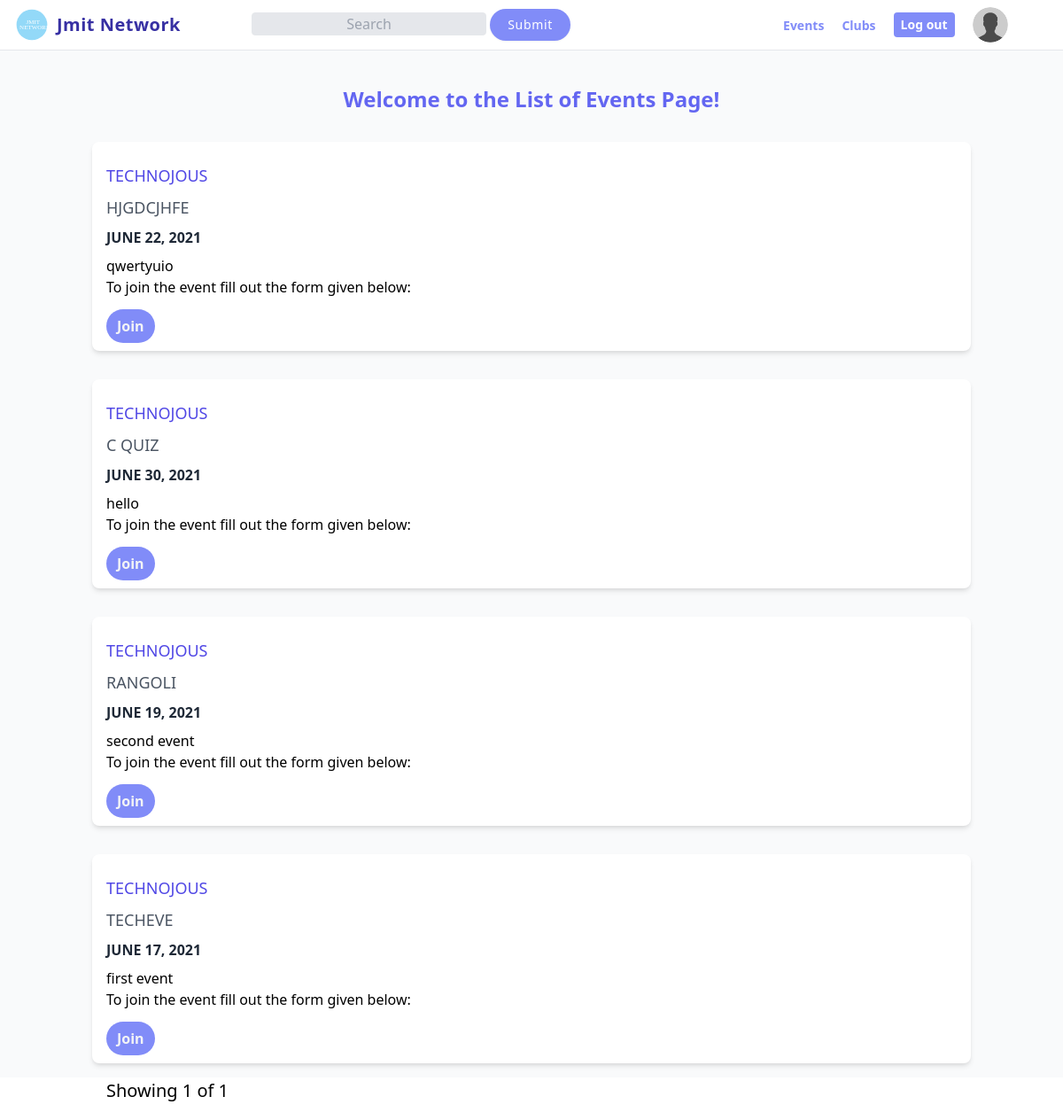
/events/, run on an earlier commit of the app's database.
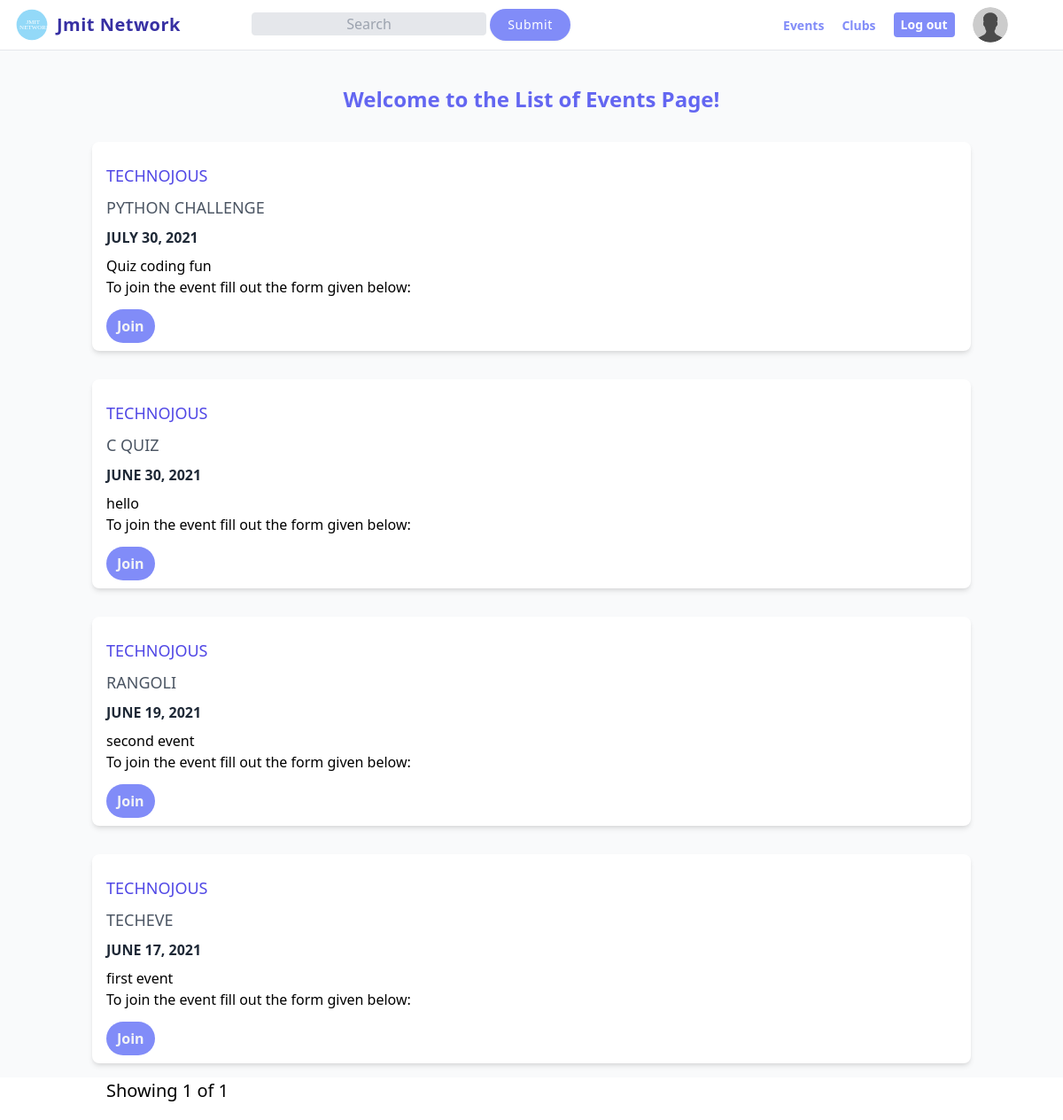
And on a later commit of the database.
### events/models.py (models this page shows, shortened)
class event(models.Model):
    id = models.UUIDField(primary_key=True, default=uuid.uuid4, editable=False)
    club_name= models.ForeignKey(User, on_delete=models.CASCADE)
    event_name=models.CharField(max_length=256)
    description=models.TextField()
    event_date=models.DateField()
    date_created = models.DateTimeField(auto_now_add=True, blank=True)
    link=models.CharField(max_length=1000)

### events/views.py (the view)
# urls.py: path('',views.EventListView.as_view(),name='list'),
class EventListView(ListView):
    model = models.event
    ordering = ['-date_created']
    paginate_by = 4

### templates/events/event_list.html (shortened to what this page needs)
{% extends "base.html" %}
{% load tailwind_filters %}
{%load static%}
{% block container %}
<br><br>
<div>
  <div class="relative items-center justify-center bg-gray-50">
    <h1 class="text-center text-2xl font-bold p-4 text-indigo-500"><br>Welcome to the List of Events Page!</h1>
    {% for i in event_list %}
    <div class=" lg:flex items-center container mx-auto my-auto">
      <div class="wd w-full lg:m-4 shadow-md hover:shadow-lg hover:bg-gray-100 rounded-lg bg-white my-12 mx-8">
        <div class="p-4">
          <h3 class="font-medium text-indigo-600 text-lg my-2 uppercase">{{i.club_name}}</h3>
          <h3 class="font-medium text-gray-600 text-lg my-2 uppercase">{{i.event_name}}</h3>
          <h3 class="font-medium font-bold text-gray-800 text-md my-2 uppercase">{{i.event_date}}</h3>
          <p class="text-justify">
            {{i.description}}
          <br>
          To join the event fill out the form given below:
          </p>
          <div class="mt-5">
            <a href="{{i.link}}" class="hover:bg-indigo-700 rounded-full py-2 px-3 font-semibold hover:text-white bg-indigo-400 text-gray-100">Join</a>
          </div>
        </div>
      </div>
    </div>
    {% endfor %}
  </div>
</div>
{% include 'pagination.html' %}
{% endblock %}

What changed in the data, as far as the page shows it:
changed event: event_name "HJGDCJHFE" → "PYTHON CHALLENGE"; event_date "JUNE 22, 2021" → "JULY 30, 2021"; description "qwertyuio" → "Quiz coding fun"
